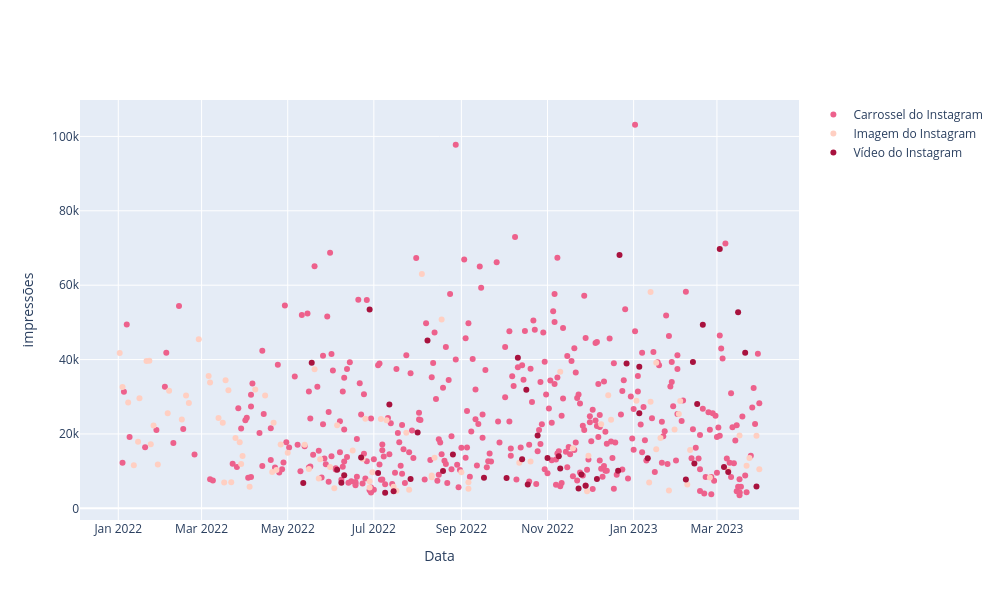

Notebook code for this chart:
### Markdown cell above
# Dispersão Métrica Impressões por categoria de post

### Code cell
color_map = {
    'Carrossel do Instagram': '#ED618C',
    'Imagem do Instagram': '#FFCFC2',
    'Vídeo do Instagram': '#A8123E'
}

fig = go.Figure()

for category, color in color_map.items():
    filtered_data = df[df['tipo_de_publicação'] == category]
    fig.add_trace(go.Scatter(
        x=filtered_data['data'],
        y=filtered_data['impressões'],
        mode='markers',
        marker=dict(color=color),
        name=category
    ))

fig.update_layout(
    width=1000,
    height=600,
    xaxis_title='Data',
    yaxis_title='impressões'
)

fig.show()
